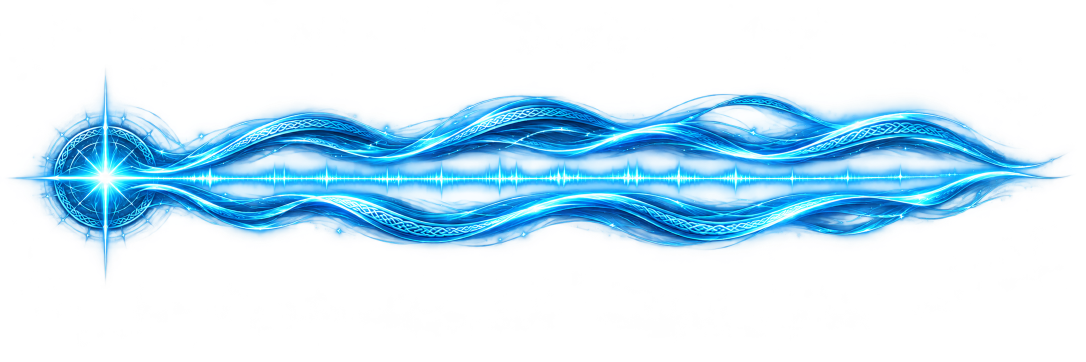
#> input picture assets/wave-hd-source.png, 2172 x 724 px (shown at 1/2 size)
$ python gen_wave_hd.py
#> lines starting #> are read from the running program, lines starting #| are printed output that depends on the picture
"""Prepare approved ImageGen artwork for Tk; Pillow is build-time only.

Run from the repository root: python tools/gen_wave_hd.py
No creative artwork is drawn here: crop, seamless-wrap, and antialiased sizing.
"""
import json
from pathlib import Path

import numpy as np
from PIL import Image

ROOT = Path(__file__).resolve().parents[1]
SOURCE = ROOT / "assets" / "wave-hd-source.png"
OUTPUT = ROOT / "assets" / "wave-hd"
HEIGHTS = (48, 64, 80, 96, 128, 160)
AMPLITUDES = (.48, .58, .67, .76, .84, .92, 1.0)
WIDTH, BLEND = 640, 96


def main():
    OUTPUT.mkdir(exist_ok=True)
    art = Image.open(SOURCE).convert("RGBA")
#> art is the input picture: PIL image 2172x724 RGBA; mean R, G, B, A 13.2, 56, 83.7, 58.8
    # The source's circular seal is centered at (210,355). The stream crop keeps
    # the open central channel and both knotwork ribbons, excluding the seal/tip.
    seal = art.crop((0, 140, 430, 570))
    pixels = np.array(seal)
    fade = np.clip((430 - np.arange(430)) / 80, 0, 1)
    pixels[:, :, 3] = (pixels[:, :, 3] * fade[None, :]).astype(np.uint8)
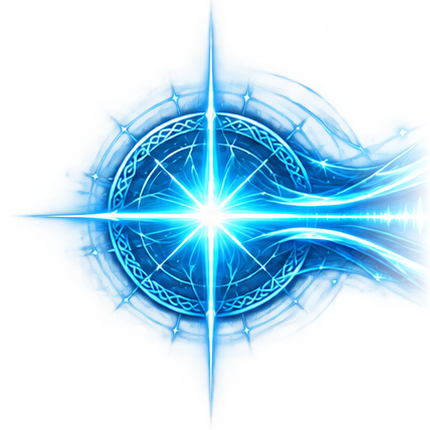
#> pixels: shape (430, 430, 4); mean R, G, B, A 20.3, 81, 121.9, 75.7; transparent parts drawn white
    seal = Image.fromarray(pixels)
    base = art.crop((440, 150, 2020, 560)).resize((WIDTH + BLEND, 160), Image.Resampling.LANCZOS)
    # Premultiplied wrap blending preserves translucent cyan edges without dark
    # seams. Last and first tile pixels meet at neighboring source coordinates.
    pixels = np.asarray(base, dtype=np.float32) / 255
#> pixels: shape (160, 736, 4) float32
    pixels[:, :, :3] *= pixels[:, :, 3:4]
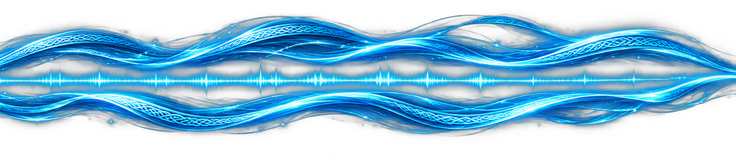
#> pixels: shape (160, 736, 4) float32; mean R, G, B, A 0.07, 0.285, 0.403, 0.46; transparent parts drawn white
    body, tail = pixels[:, :WIDTH].copy(), pixels[:, WIDTH:]
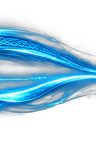
#> tail: shape (160, 96, 4) float32; mean R, G, B, A 0.0414, 0.198, 0.28, 0.316; transparent parts drawn white
    ramp = np.linspace(0, 1, BLEND)[None, :, None]
    body[:, :BLEND] = body[:, :BLEND] * ramp + tail * (1 - ramp)
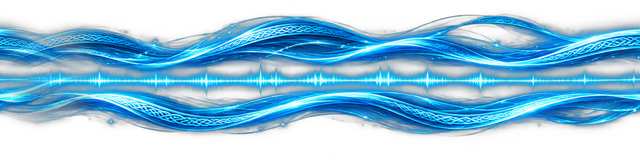
#> body: shape (160, 640, 4) float32; mean R, G, B, A 0.0729, 0.296, 0.419, 0.477; transparent parts drawn white
    body[:, :, :3] /= np.maximum(body[:, :, 3:4], 1 / 255)
    loop = Image.fromarray(np.clip(body * 255, 0, 255).astype(np.uint8))
    for height in HEIGHTS:
        edge = np.zeros((height, 64, 4), dtype=np.uint8)
        edge[:, :, :3] = (35, 37, 43)
        edge[:, :, 3] = np.round(np.linspace(0, 1, 64) ** 1.6 * 255).astype(np.uint8)
        Image.fromarray(edge).save(OUTPUT / f"edge_H{height}.png", optimize=True)
        head = np.zeros((height, height, 4), dtype=np.uint8)
        head[:, :, :3] = (35, 37, 43)
        reveal = np.clip((np.arange(height) / height - .55) / .40, 0, 1)
        head[:, :, 3] = np.round((1 - reveal) * 255).astype(np.uint8)
        Image.fromarray(head).save(OUTPUT / f"head_H{height}.png", optimize=True)
        for level, amplitude in enumerate(AMPLITUDES):
            image = loop.resize((WIDTH, max(8, round(height * amplitude))), Image.Resampling.LANCZOS)
            alpha = image.getchannel("A").point(lambda value: round(value * (.60 + .40 * level / 6)))
            image.putalpha(alpha)
            canvas = Image.new("RGBA", (WIDTH, height))
            canvas.paste(image, (0, (height - image.height) // 2))
            canvas.save(OUTPUT / f"stream_H{height}_L{level}.png", optimize=True)
        for level, amplitude in enumerate((.80, .90, 1.0)):
            size = round(height * amplitude)
            image = seal.resize((size, size), Image.Resampling.LANCZOS)
            canvas = Image.new("RGBA", (height, height))
            canvas.paste(image, ((height - size) // 2, (height - size) // 2))
            canvas.save(OUTPUT / f"source_H{height}_L{level}.png", optimize=True)
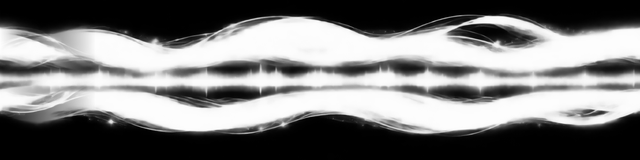
#> alpha: PIL image 640x160 L; min 0, max 255, mean 121.6
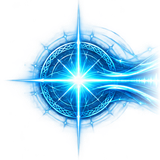
#> canvas: PIL image 160x160 RGBA; mean R, G, B, A 20.3, 79, 119, 75.7; transparent parts drawn white
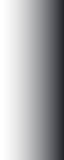
#> edge: shape (160, 64, 4); mean R, G, B, A 35, 37, 43, 98.5; transparent parts drawn white
    (OUTPUT / "manifest.json").write_text(json.dumps({
        "heights": HEIGHTS, "levels": len(AMPLITUDES), "width": WIDTH,
        "source": "../wave-hd-source.png", "style": "approved-blue-knotwork",
    }, indent=2) + "\n", encoding="utf-8")
    print(f"Prepared {len(HEIGHTS) * (len(AMPLITUDES) + 5)} antialiased sprites")


if __name__ == "__main__":
    main()

$ run again, with assets/Soundwave.png copied over assets/wave-hd-source.png
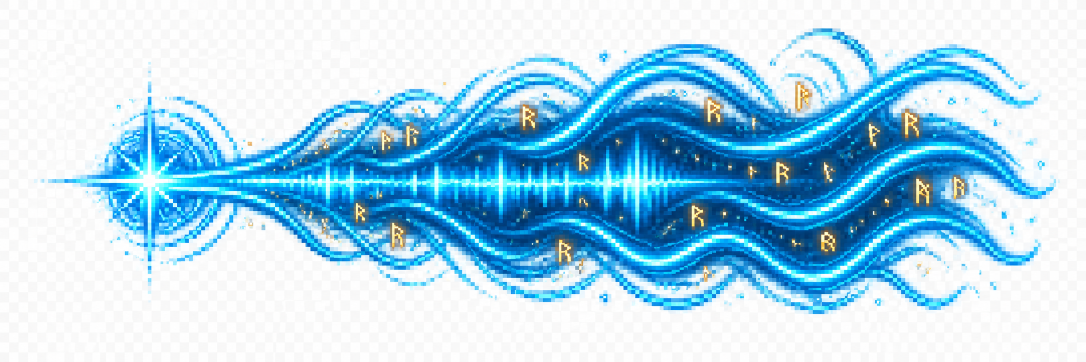
#> input picture assets/Soundwave.png, 2172 x 724 px (shown at 1/2 size)
#> in main, `body[:, :BLEND] = body[:, :BLEND] * ramp + tail * (1 - ramp)`:
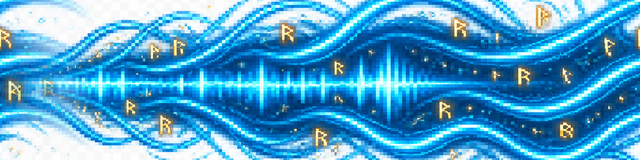
#> body: shape (160, 640, 4) float32; mean R, G, B, A 0.298, 0.63, 0.811, 1
#> after the loop in main, `for height in HEIGHTS:`:
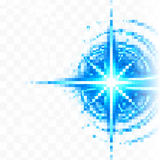
#> canvas: PIL image 160x160 RGBA; mean R, G, B, A 200.3, 234, 249.8, 231.5; transparent parts drawn white
